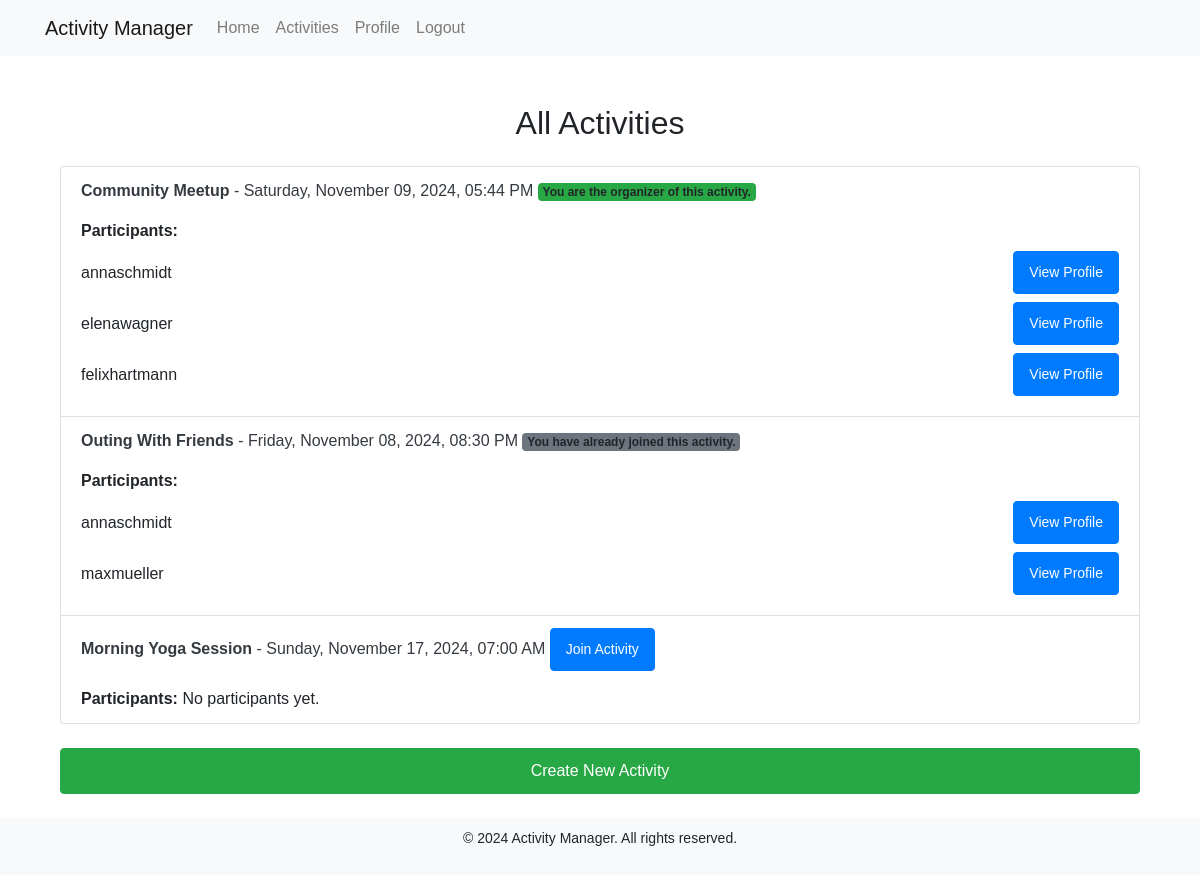
The app's page /activities (signed in) with its own data.
### app/models.py (models this page shows)
class Activity(db.Model):
    id = db.Column(db.Integer, primary_key=True)
    activity_name = db.Column(db.String(150), nullable=False)
    description = db.Column(db.String(300))
    date_time = db.Column(db.DateTime, nullable=False)  # Updated column
    organizer_id = db.Column(db.Integer, db.ForeignKey('user.id'), nullable=False)
    participants = db.relationship('Participation', backref='activity', lazy=True)

class Participation(db.Model):
    id = db.Column(db.Integer, primary_key=True)
    user_id = db.Column(db.Integer, db.ForeignKey('user.id'), nullable=False)
    activity_id = db.Column(db.Integer, db.ForeignKey('activity.id'), nullable=False)
    __table_args__ = (db.UniqueConstraint('user_id', 'activity_id', name='unique_participation'),)

class User(UserMixin, db.Model):
    id = db.Column(db.Integer, primary_key=True)
    firstname = db.Column(db.String(150), nullable=False)
    lastname = db.Column(db.String(150), nullable=False)
    mobilenumber = db.Column(db.String(20), nullable=False)  # Changed to String for country code support
    username = db.Column(db.String(150), unique=True, nullable=False)
    email = db.Column(db.String(150), unique=True, nullable=False)
    password = db.Column(db.String(150), nullable=False)
    country = db.Column(db.String(100), nullable=False)
    city = db.Column(db.String(100), nullable=False)
    street = db.Column(db.String(200), nullable=False)
    activities = db.relationship('Activity', backref='organizer', lazy=True)
    joined_activities = db.relationship('Participation', backref='participant', lazy=True)

### app/routes.py (the view)
@main.route('/activities')
@login_required
def activities():
    activities = Activity.query.all()
    user_participation = [p.activity_id for p in Participation.query.filter_by(user_id=current_user.id).all()]
    return render_template('activities.html', activities=activities, user_participation=user_participation)

### app/__init__.py (called while the page is built)
def create_app():
    app = Flask(__name__)
    app.config['SECRET_KEY'] = 'your_secret_key'
    app.config['SQLALCHEMY_DATABASE_URI'] = 'sqlite:///activity_manager.db'
    db.init_app(app)
    login_manager.init_app(app)
    login_manager.login_view = 'main.login'
    @login_manager.user_loader
    def load_user(user_id):
        return User.query.get(int(user_id))
    from .routes import main as main_blueprint
    app.register_blueprint(main_blueprint)
    with app.app_context():
        db.create_all()
    return app

### app/templates/activities.html (shortened to what this page needs)
{% extends 'base.html' %}
{% block content %}
<div class="container mt-5">
    <h2 class="text-center">All Activities</h2>
    <ul class="list-group mt-4">
        {% for activity in activities %}
        <li class="list-group-item">
            <a href="{{ url_for('main.activity_detail', activity_id=activity.id) }}" class="text-decoration-none text-dark">
                <strong>{{ activity.activity_name }}</strong> - {{ activity.date_time.strftime('%A, %B %d, %Y, %I:%M %p') }}
            </a>
            {% if activity.organizer_id == current_user.id %}
                <span class="badge bg-success ms-2">You are the organizer of this activity.</span>
            {% elif activity.id in user_participation %}
                <span class="badge bg-secondary ms-2">You have already joined this activity.</span>
            {% else %}
                <a href="{{ url_for('main.join_activity', activity_id=activity.id) }}" class="btn btn-primary btn-sm float-end">Join Activity</a>
            {% endif %}
            <div class="mt-3">
                <strong>Participants:</strong>
                {% if activity.participants %}
                    <ul class="list-unstyled mt-2">
                        {% for participant in activity.participants %}
                        <li class="d-flex justify-content-between align-items-center mb-2">
                            <span>{{ participant.participant.username }}</span>
                            <a href="{{ url_for('main.view_user_profile', user_id=participant.user_id) }}" class="btn btn-sm btn-primary">View Profile</a>
                        </li>
                        {% endfor %}
                    </ul>
                {% else %}
                    <span>No participants yet.</span>
                {% endif %}
            </div>
        </li>
        {% else %}
        <li class="list-group-item text-center">No activities available.</li>
        {% endfor %}
    </ul>
    <a href="{{ url_for('main.create_activity') }}" class="btn btn-success mt-4 d-block mx-auto">Create New Activity</a>
</div>
{% endblock %}

### app/static/style.css (style rules this page uses)
body { font-family: Arial, sans-serif; }
button[type="submit"], .btn { padding: 10px 15px; border-radius: 0.25rem; }
h2 { font-size: 2rem; margin-bottom: 1rem; }
.mt-5 { margin-top: 3rem !important; }
.text-center { text-align: center !important; }

### records on screen
Activity: activity_name "Community Meetup", date_time "Saturday, November 09, 2024, 05:44 PM", shows "You are the organizer of this activity."
Participation: participant.username "annaschmidt"
Participation: participant.username "elenawagner"
Participation: participant.username "felixhartmann"
Activity: activity_name "Outing With Friends", date_time "Friday, November 08, 2024, 08:30 PM", shows "You have already joined this activity."
Participation: participant.username "annaschmidt"
Participation: participant.username "maxmueller"
Activity: activity_name "Morning Yoga Session", date_time "Sunday, November 17, 2024, 07:00 AM", shows "No participants yet."
